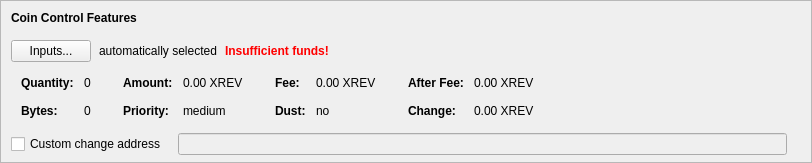
    <widget class="QFrame" name="frameCoinControl">
     <property name="sizePolicy">
      <sizepolicy hsizetype="Expanding" vsizetype="Expanding">
       <horstretch>0</horstretch>
       <verstretch>0</verstretch>
      </sizepolicy>
     </property>
     <property name="maximumSize">
      <size>
       <width>16777215</width>
       <height>16777215</height>
      </size>
     </property>
     <property name="frameShape">
      <enum>QFrame::StyledPanel</enum>
     </property>
     <property name="frameShadow">
      <enum>QFrame::Sunken</enum>
     </property>
     <layout class="QVBoxLayout" name="verticalLayoutCoinControl2">
      <property name="spacing">
       <number>0</number>
      </property>
      <property name="leftMargin">
       <number>0</number>
      </property>
      <property name="topMargin">
       <number>0</number>
      </property>
      <property name="rightMargin">
       <number>0</number>
      </property>
      <property name="bottomMargin">
       <number>6</number>
      </property>
      <item>
       <layout class="QVBoxLayout" name="verticalLayoutCoinControl" stretch="0,0,0,0,1">
        <property name="spacing">
         <number>0</number>
        </property>
        <property name="leftMargin">
         <number>10</number>
        </property>
        <property name="topMargin">
         <number>10</number>
        </property>
        <item>
         <layout class="QHBoxLayout" name="horizontalLayoutCoinControl1">
          <property name="bottomMargin">
           <number>15</number>
          </property>
          <item>
           <widget class="QLabel" name="labelCoinControlFeatures">
            <property name="sizePolicy">
             <sizepolicy hsizetype="Preferred" vsizetype="Maximum">
              <horstretch>0</horstretch>
              <verstretch>0</verstretch>
             </sizepolicy>
            </property>
            <property name="font">
             <font>
              <weight>75</weight>
              <bold>true</bold>
             </font>
            </property>
            <property name="styleSheet">
             <string notr="true">font-weight:bold;</string>
            </property>
            <property name="text">
             <string>Coin Control Features</string>
            </property>
           </widget>
          </item>
         </layout>
        </item>
        <item>
         <layout class="QHBoxLayout" name="horizontalLayoutCoinControl2" stretch="0,0,0,0">
          <property name="spacing">
           <number>8</number>
          </property>
          <property name="bottomMargin">
           <number>10</number>
          </property>
          <item>
           <widget class="QPushButton" name="pushButtonCoinControl">
            <property name="styleSheet">
             <string notr="true"/>
            </property>
            <property name="text">
             <string>Inputs...</string>
            </property>
            <property name="autoDefault">
             <bool>false</bool>
            </property>
           </widget>
          </item>
          <item>
           <widget class="QLabel" name="labelCoinControlAutomaticallySelected">
            <property name="text">
             <string>automatically selected</string>
            </property>
            <property name="margin">
             <number>5</number>
            </property>
           </widget>
          </item>
          <item>
           <widget class="QLabel" name="labelCoinControlInsuffFunds">
            <property name="font">
             <font>
              <weight>75</weight>
              <bold>true</bold>
             </font>
            </property>
            <property name="styleSheet">
             <string notr="true">color:red;font-weight:bold;</string>
            </property>
            <property name="text">
             <string>Insufficient funds!</string>
            </property>
            <property name="margin">
             <number>5</number>
            </property>
           </widget>
          </item>
          <item>
           <spacer name="horizontalSpacerCoinControl">
            <property name="orientation">
             <enum>Qt::Horizontal</enum>
            </property>
            <property name="sizeHint" stdset="0">
             <size>
              <width>40</width>
              <height>1</height>
             </size>
            </property>
           </spacer>
          </item>
         </layout>
        </item>
        <item>
         <widget class="QWidget" name="widgetCoinControl" native="true">
          <property name="sizePolicy">
           <sizepolicy hsizetype="Preferred" vsizetype="Preferred">
            <horstretch>0</horstretch>
            <verstretch>0</verstretch>
           </sizepolicy>
          </property>
          <property name="minimumSize">
           <size>
            <width>0</width>
            <height>0</height>
           </size>
          </property>
          <property name="styleSheet">
           <string notr="true"/>
          </property>
          <layout class="QHBoxLayout" name="horizontalLayoutCoinControl5">
           <property name="leftMargin">
            <number>0</number>
           </property>
           <property name="topMargin">
            <number>0</number>
           </property>
           <property name="rightMargin">
            <number>0</number>
           </property>
           <property name="bottomMargin">
            <number>0</number>
           </property>
           <item>
            <layout class="QHBoxLayout" name="horizontalLayoutCoinControl3" stretch="0,0,0,1">
             <property name="spacing">
              <number>20</number>
             </property>
             <property name="topMargin">
              <number>0</number>
             </property>
             <property name="bottomMargin">
              <number>10</number>
             </property>
             <item>
              <layout class="QFormLayout" name="formLayoutCoinControl1">
               <property name="horizontalSpacing">
                <number>10</number>
               </property>
               <property name="verticalSpacing">
                <number>14</number>
               </property>
               <property name="leftMargin">
                <number>10</number>
               </property>
               <property name="topMargin">
                <number>4</number>
               </property>
               <property name="rightMargin">
                <number>6</number>
               </property>
               <item row="0" column="0">
                <widget class="QLabel" name="labelCoinControlQuantityText">
                 <property name="font">
                  <font>
                   <weight>75</weight>
                   <bold>true</bold>
                  </font>
                 </property>
                 <property name="text">
                  <string>Quantity:</string>
                 </property>
                 <property name="margin">
                  <number>0</number>
                 </property>
                </widget>
               </item>
               <item row="0" column="1">
                <widget class="QLabel" name="labelCoinControlQuantity">
                 <property name="cursor">
                  <cursorShape>IBeamCursor</cursorShape>
                 </property>
                 <property name="contextMenuPolicy">
                  <enum>Qt::ActionsContextMenu</enum>
                 </property>
                 <property name="text">
                  <string notr="true">0</string>
                 </property>
                 <property name="margin">
                  <number>0</number>
                 </property>
                 <property name="textInteractionFlags">
                  <set>Qt::LinksAccessibleByMouse|Qt::TextSelectableByKeyboard|Qt::TextSelectableByMouse</set>
                 </property>
                </widget>
               </item>
               <item row="1" column="0">
                <widget class="QLabel" name="labelCoinControlBytesText">
                 <property name="font">
                  <font>
                   <weight>75</weight>
                   <bold>true</bold>
                  </font>
                 </property>
                 <property name="text">
                  <string>Bytes:</string>
                 </property>
                </widget>
               </item>
               <item row="1" column="1">
                <widget class="QLabel" name="labelCoinControlBytes">
                 <property name="cursor">
                  <cursorShape>IBeamCursor</cursorShape>
                 </property>
                 <property name="contextMenuPolicy">
                  <enum>Qt::ActionsContextMenu</enum>
                 </property>
                 <property name="text">
                  <string notr="true">0</string>
                 </property>
                 <property name="textInteractionFlags">
                  <set>Qt::LinksAccessibleByMouse|Qt::TextSelectableByKeyboard|Qt::TextSelectableByMouse</set>
                 </property>
                </widget>
               </item>
              </layout>
             </item>
             <item>
              <layout class="QFormLayout" name="formLayoutCoinControl2">
               <property name="horizontalSpacing">
                <number>10</number>
               </property>
               <property name="verticalSpacing">
                <number>14</number>
               </property>
               <property name="leftMargin">
                <number>6</number>
               </property>
               <property name="topMargin">
                <number>4</number>
               </property>
               <property name="rightMargin">
                <number>6</number>
               </property>
               <item row="0" column="0">
                <widget class="QLabel" name="labelCoinControlAmountText">
                 <property name="font">
                  <font>
                   <weight>75</weight>
                   <bold>true</bold>
                  </font>
                 </property>
                 <property name="text">
                  <string>Amount:</string>
                 </property>
                 <property name="margin">
                  <number>0</number>
                 </property>
                </widget>
               </item>
               <item row="0" column="1">
                <widget class="QLabel" name="labelCoinControlAmount">
                 <property name="cursor">
                  <cursorShape>IBeamCursor</cursorShape>
                 </property>
                 <property name="contextMenuPolicy">
                  <enum>Qt::ActionsContextMenu</enum>
                 </property>
                 <property name="text">
                  <string notr="true">0.00 XREV</string>
                 </property>
                 <property name="textInteractionFlags">
                  <set>Qt::LinksAccessibleByMouse|Qt::TextSelectableByKeyboard|Qt::TextSelectableByMouse</set>
                 </property>
                </widget>
               </item>
               <item row="1" column="0">
                <widget class="QLabel" name="labelCoinControlPriorityText">
                 <property name="font">
                  <font>
                   <weight>75</weight>
                   <bold>true</bold>
                  </font>
                 </property>
                 <property name="text">
                  <string>Priority:</string>
                 </property>
                </widget>
               </item>
               <item row="1" column="1">
                <widget class="QLabel" name="labelCoinControlPriority">
                 <property name="cursor">
                  <cursorShape>IBeamCursor</cursorShape>
                 </property>
                 <property name="contextMenuPolicy">
                  <enum>Qt::ActionsContextMenu</enum>
                 </property>
                 <property name="text">
                  <string>medium</string>
                 </property>
                 <property name="textInteractionFlags">
                  <set>Qt::LinksAccessibleByMouse|Qt::TextSelectableByKeyboard|Qt::TextSelectableByMouse</set>
                 </property>
                </widget>
               </item>
              </layout>
             </item>
             <item>
              <layout class="QFormLayout" name="formLayoutCoinControl3">
               <property name="horizontalSpacing">
                <number>10</number>
               </property>
               <property name="verticalSpacing">
                <number>14</number>
               </property>
               <property name="leftMargin">
                <number>6</number>
               </property>
               <property name="topMargin">
                <number>4</number>
               </property>
               <property name="rightMargin">
                <number>6</number>
               </property>
               <item row="0" column="0">
                <widget class="QLabel" name="labelCoinControlFeeText">
                 <property name="font">
                  <font>
                   <weight>75</weight>
                   <bold>true</bold>
                  </font>
                 </property>
                 <property name="text">
                  <string>Fee:</string>
                 </property>
                 <property name="margin">
                  <number>0</number>
                 </property>
                </widget>
               </item>
               <item row="0" column="1">
                <widget class="QLabel" name="labelCoinControlFee">
                 <property name="cursor">
                  <cursorShape>IBeamCursor</cursorShape>
                 </property>
                 <property name="contextMenuPolicy">
                  <enum>Qt::ActionsContextMenu</enum>
                 </property>
                 <property name="text">
                  <string notr="true">0.00 XREV</string>
                 </property>
                 <property name="textInteractionFlags">
                  <set>Qt::LinksAccessibleByMouse|Qt::TextSelectableByKeyboard|Qt::TextSelectableByMouse</set>
                 </property>
                </widget>
               </item>
               <item row="1" column="0">
                <widget class="QLabel" name="labelCoinControlLowOutputText">
                 <property name="font">
                  <font>
                   <weight>75</weight>
                   <bold>true</bold>
                  </font>
                 </property>
                 <property name="text">
                  <string>Dust:</string>
                 </property>
                </widget>
               </item>
               <item row="1" column="1">
                <widget class="QLabel" name="labelCoinControlLowOutput">
                 <property name="cursor">
                  <cursorShape>IBeamCursor</cursorShape>
                 </property>
                 <property name="contextMenuPolicy">
                  <enum>Qt::ActionsContextMenu</enum>
                 </property>
                 <property name="text">
                  <string>no</string>
                 </property>
                 <property name="textInteractionFlags">
                  <set>Qt::LinksAccessibleByMouse|Qt::TextSelectableByKeyboard|Qt::TextSelectableByMouse</set>
                 </property>
                </widget>
               </item>
              </layout>
             </item>
             <item>
              <layout class="QFormLayout" name="formLayoutCoinControl4">
               <property name="horizontalSpacing">
                <number>10</number>
               </property>
               <property name="verticalSpacing">
                <number>14</number>
               </property>
               <property name="leftMargin">
                <number>6</number>
               </property>
               <property name="topMargin">
                <number>4</number>
               </property>
               <property name="rightMargin">
                <number>6</number>
               </property>
               <item row="0" column="0">
                <widget class="QLabel" name="labelCoinControlAfterFeeText">
                 <property name="font">
                  <font>
                   <weight>75</weight>
                   <bold>true</bold>
                  </font>
                 </property>
                 <property name="text">
                  <string>After Fee:</string>
                 </property>
                 <property name="margin">
                  <number>0</number>
                 </property>
                </widget>
               </item>
               <item row="0" column="1">
                <widget class="QLabel" name="labelCoinControlAfterFee">
                 <property name="cursor">
                  <cursorShape>IBeamCursor</cursorShape>
                 </property>
                 <property name="contextMenuPolicy">
                  <enum>Qt::ActionsContextMenu</enum>
                 </property>
                 <property name="text">
                  <string notr="true">0.00 XREV</string>
                 </property>
                 <property name="textInteractionFlags">
                  <set>Qt::LinksAccessibleByMouse|Qt::TextSelectableByKeyboard|Qt::TextSelectableByMouse</set>
                 </property>
                </widget>
               </item>
               <item row="1" column="0">
                <widget class="QLabel" name="labelCoinControlChangeText">
                 <property name="font">
                  <font>
                   <weight>75</weight>
                   <bold>true</bold>
                  </font>
                 </property>
                 <property name="text">
                  <string>Change:</string>
                 </property>
                </widget>
               </item>
               <item row="1" column="1">
                <widget class="QLabel" name="labelCoinControlChange">
                 <property name="cursor">
                  <cursorShape>IBeamCursor</cursorShape>
                 </property>
                 <property name="contextMenuPolicy">
                  <enum>Qt::ActionsContextMenu</enum>
                 </property>
                 <property name="text">
                  <string notr="true">0.00 XREV</string>
                 </property>
                 <property name="textInteractionFlags">
                  <set>Qt::LinksAccessibleByMouse|Qt::TextSelectableByKeyboard|Qt::TextSelectableByMouse</set>
                 </property>
                </widget>
               </item>
              </layout>
             </item>
            </layout>
           </item>
          </layout>
         </widget>
        </item>
        <item>
         <layout class="QHBoxLayout" name="horizontalLayoutCoinControl4" stretch="0,0,0">
          <property name="spacing">
           <number>12</number>
          </property>
          <property name="sizeConstraint">
           <enum>QLayout::SetDefaultConstraint</enum>
          </property>
          <property name="topMargin">
           <number>5</number>
          </property>
          <property name="rightMargin">
           <number>5</number>
          </property>
          <item>
           <widget class="QCheckBox" name="checkBoxCoinControlChange">
            <property name="toolTip">
             <string>If this is activated, but the change address is empty or invalid, change will be sent to a newly generated address.</string>
            </property>
            <property name="text">
             <string>Custom change address</string>
            </property>
           </widget>
          </item>
          <item>
           <widget class="QValidatedLineEdit" name="lineEditCoinControlChange">
            <property name="enabled">
             <bool>false</bool>
            </property>
            <property name="sizePolicy">
             <sizepolicy hsizetype="Expanding" vsizetype="Fixed">
              <horstretch>0</horstretch>
              <verstretch>0</verstretch>
             </sizepolicy>
            </property>
           </widget>
          </item>
          <item>
           <widget class="QLabel" name="labelCoinControlChangeLabel">
            <property name="sizePolicy">
             <sizepolicy hsizetype="Preferred" vsizetype="Expanding">
              <horstretch>0</horstretch>
              <verstretch>0</verstretch>
             </sizepolicy>
            </property>
            <property name="minimumSize">
             <size>
              <width>0</width>
              <height>0</height>
             </size>
            </property>
            <property name="text">
             <string/>
            </property>
            <property name="margin">
             <number>3</number>
            </property>
           </widget>
          </item>
         </layout>
        </item>
        <item>
         <spacer name="verticalSpacerCoinControl">
          <property name="orientation">
           <enum>Qt::Vertical</enum>
          </property>
          <property name="sizeHint" stdset="0">
           <size>
            <width>800</width>
            <height>1</height>
           </size>
          </property>
         </spacer>
        </item>
       </layout>
      </item>
     </layout>
    </widget>
